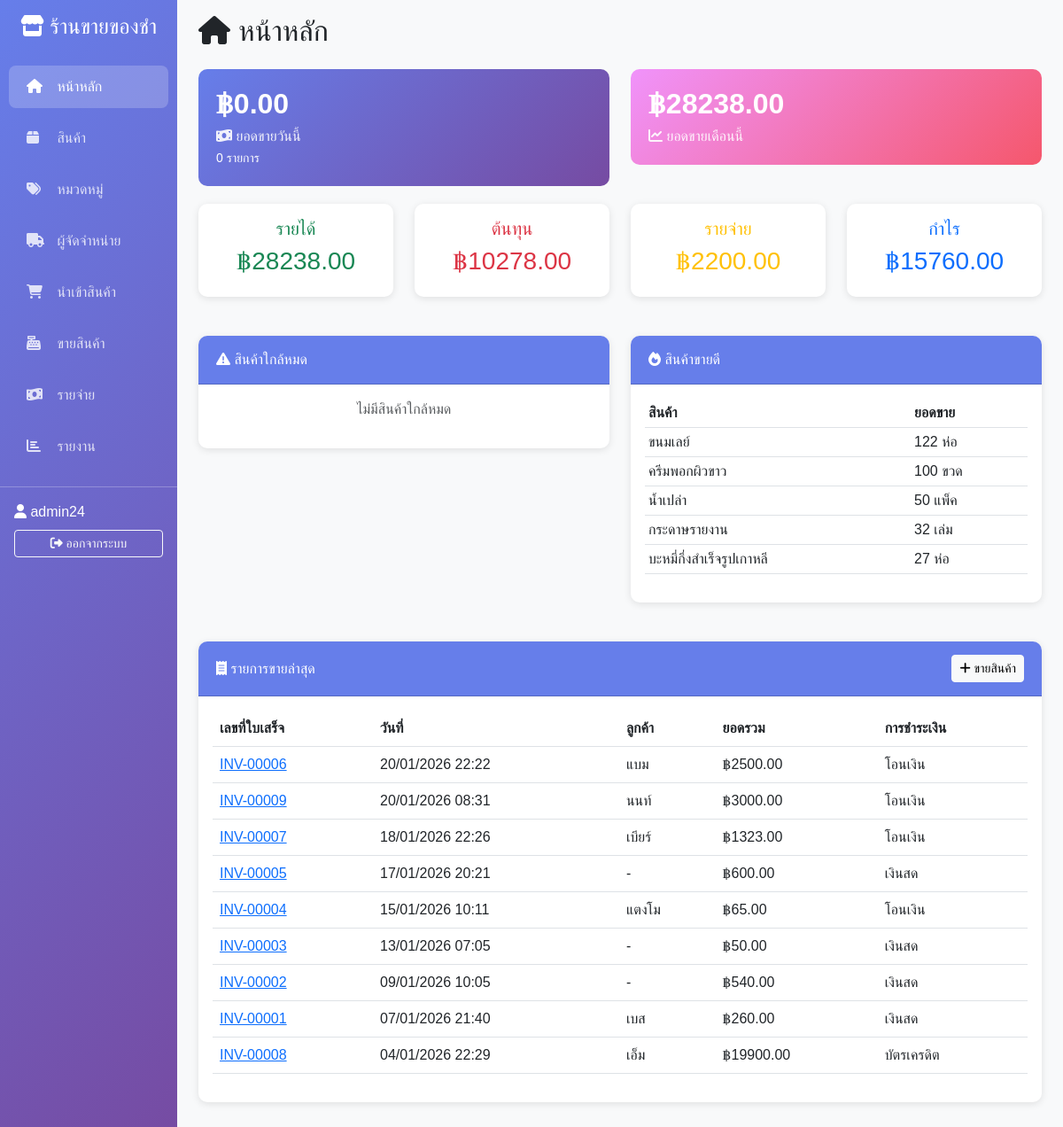
The app's page / (signed in) with its own data.
### inventory/models.py (models this page shows, shortened)
class Product(models.Model):
    code = models.CharField(max_length=50, unique=True, verbose_name="รหัสสินค้า")
    name = models.CharField(max_length=200, verbose_name="ชื่อสินค้า")
    category = models.ForeignKey(Category, on_delete=models.SET_NULL, null=True, verbose_name="หมวดหมู่")
    description = models.TextField(blank=True, verbose_name="รายละเอียด")
    unit = models.CharField(max_length=50, default="ชิ้น", verbose_name="หน่วย")
    cost_price = models.DecimalField(max_digits=10, decimal_places=2, verbose_name="ราคาทุน")
    selling_price = models.DecimalField(max_digits=10, decimal_places=2, verbose_name="ราคาขาย")
    stock_quantity = models.IntegerField(default=0, verbose_name="จำนวนคงเหลือ")
    min_stock = models.IntegerField(default=10, verbose_name="จำนวนขั้นต่ำ")
    image = models.ImageField(upload_to='products/', blank=True, null=True, verbose_name="รูปภาพ")
    created_at = models.DateTimeField(auto_now_add=True)
    updated_at = models.DateTimeField(auto_now=True)
    class Meta:
        verbose_name = "สินค้า"
        verbose_name_plural = "สินค้า"
        ordering = ['-created_at']

class Sale(models.Model):
    sale_number = models.CharField(max_length=50, unique=True, verbose_name="เลขที่ใบเสร็จ")
    sale_date = models.DateTimeField(default=timezone.now, verbose_name="วันที่ขาย")
    customer_name = models.CharField(max_length=200, blank=True, verbose_name="ชื่อลูกค้า")
    total_amount = models.DecimalField(max_digits=12, decimal_places=2, default=0, verbose_name="ยอดรวม")
    discount = models.DecimalField(max_digits=10, decimal_places=2, default=0, verbose_name="ส่วนลด")
    net_amount = models.DecimalField(max_digits=12, decimal_places=2, default=0, verbose_name="ยอดสุทธิ")
    payment_method = models.CharField(max_length=20, choices=[
        ('cash', 'เงินสด'),
        ('transfer', 'โอนเงิน'),
        ('card', 'บัตรเครดิต')
    ], default='cash', verbose_name="วิธีชำระเงิน")
    note = models.TextField(blank=True, verbose_name="หมายเหตุ")
    created_by = models.ForeignKey(User, on_delete=models.SET_NULL, null=True, verbose_name="ผู้บันทึก")
    created_at = models.DateTimeField(auto_now_add=True)
    class Meta:
        verbose_name = "การขายสินค้า"
        verbose_name_plural = "การขายสินค้า"
        ordering = ['-sale_date']

### inventory/views.py (the view)
# urls.py: path('', views.dashboard, name='dashboard'),
@login_required
def dashboard(request):
    today = timezone.now().date()
    today_sales = Sale.objects.filter(sale_date__date=today)
    today_revenue = today_sales.aggregate(total=Sum('net_amount'))['total'] or 0
    today_sales_count = today_sales.count()
    month_start = today.replace(day=1)
    month_sales = Sale.objects.filter(sale_date__date__gte=month_start)
    month_revenue = month_sales.aggregate(total=Sum('net_amount'))['total'] or 0
    month_purchases = Purchase.objects.filter(purchase_date__date__gte=month_start, status='received')
    month_cost = month_purchases.aggregate(total=Sum('total_amount'))['total'] or 0
    month_expenses = Expense.objects.filter(expense_date__date__gte=month_start)
    month_expense_total = month_expenses.aggregate(total=Sum('amount'))['total'] or 0
    month_profit = month_revenue - month_cost - month_expense_total
    low_stock_products = Product.objects.filter(stock_quantity__lte=F('min_stock'))[:5]
    top_products = Product.objects.annotate(
        total_sold=Sum('saleitem__quantity')
    ).order_by('-total_sold')[:5]
    recent_sales = Sale.objects.all()[:10]
    context = {
        'today_revenue': today_revenue,
        'today_sales_count': today_sales_count,
        'month_revenue': month_revenue,
        'month_cost': month_cost,
        'month_expense_total': month_expense_total,
        'month_profit': month_profit,
        'low_stock_products': low_stock_products,
        'top_products': top_products,
        'recent_sales': recent_sales,
    }
    return render(request, 'dashboard.html', context)

### templates/dashboard.html (shortened to what this page needs)
{% extends 'base.html' %}
{% block content %}
<h2 class="mb-4"><i class="fas fa-home"></i> หน้าหลัก</h2>
<div class="row">
    <div class="col-md-6">
        <div class="stat-card">
            <h3>฿{{ today_revenue|floatformat:2 }}</h3>
            <p><i class="fas fa-money-bill-wave"></i> ยอดขายวันนี้</p>
            <small>{{ today_sales_count }} รายการ</small>
        </div>
    </div>
    <div class="col-md-6">
        <div class="stat-card" style="background: linear-gradient(135deg, #f093fb 0%, #f5576c 100%);">
            <h3>฿{{ month_revenue|floatformat:2 }}</h3>
            <p><i class="fas fa-chart-line"></i> ยอดขายเดือนนี้</p>
        </div>
    </div>
</div>
<div class="row">
    <div class="col-md-3">
        <div class="card text-center">
            <div class="card-body">
                <h5 class="text-success">รายได้</h5>
                <h3 class="text-success">฿{{ month_revenue|floatformat:2 }}</h3>
            </div>
        </div>
    </div>
    <div class="col-md-3">
        <div class="card text-center">
            <div class="card-body">
                <h5 class="text-danger">ต้นทุน</h5>
                <h3 class="text-danger">฿{{ month_cost|floatformat:2 }}</h3>
            </div>
        </div>
    </div>
    <div class="col-md-3">
        <div class="card text-center">
            <div class="card-body">
                <h5 class="text-warning">รายจ่าย</h5>
                <h3 class="text-warning">฿{{ month_expense_total|floatformat:2 }}</h3>
            </div>
        </div>
    </div>
    <div class="col-md-3">
        <div class="card text-center">
            <div class="card-body">
                <h5 class="text-primary">กำไร</h5>
                <h3 class="{% if month_profit >= 0 %}text-primary{% else %}text-danger{% endif %}">
                    ฿{{ month_profit|floatformat:2 }}
                </h3>
            </div>
        </div>
    </div>
</div>
<div class="row mt-4">
    <div class="col-md-6">
        <div class="card">
            <div class="card-header">
                <i class="fas fa-exclamation-triangle"></i> สินค้าใกล้หมด
            </div>
            <div class="card-body">
                {% if low_stock_products %}
                <div class="table-responsive">
                    <table class="table table-sm">
                        <thead>
                            <tr>
                                <th>สินค้า</th>
                                <th>คงเหลือ</th>
                                <th>ขั้นต่ำ</th>
                            </tr>
                        </thead>
                        <tbody>
                            {% for product in low_stock_products %}
                            <tr>
                                <td>{{ product.name }}</td>
                                <td class="text-danger">{{ product.stock_quantity }} {{ product.unit }}</td>
                                <td>{{ product.min_stock }} {{ product.unit }}</td>
                            </tr>
                            {% endfor %}
                        </tbody>
                    </table>
                </div>
                {% else %}
                <p class="text-muted text-center">ไม่มีสินค้าใกล้หมด</p>
                {% endif %}
            </div>
        </div>
    </div>
    <div class="col-md-6">
        <div class="card">
            <div class="card-header">
                <i class="fas fa-fire"></i> สินค้าขายดี
            </div>
            <div class="card-body">
                {% if top_products %}
                <div class="table-responsive">
                    <table class="table table-sm">
                        <thead>
                            <tr>
                                <th>สินค้า</th>
                                <th>ยอดขาย</th>
                            </tr>
                        </thead>
                        <tbody>
                            {% for product in top_products %}
                            {% if product.total_sold %}
                            <tr>
                                <td>{{ product.name }}</td>
                                <td>{{ product.total_sold|default:0 }} {{ product.unit }}</td>
                            </tr>
                            {% endif %}
                            {% endfor %}
                        </tbody>
                    </table>
                </div>
                {% else %}
                <p class="text-muted text-center">ยังไม่มีข้อมูลการขาย</p>
                {% endif %}
            </div>
        </div>
    </div>
</div>
<div class="row mt-4">
    <div class="col-12">
        <div class="card">
            <div class="card-header d-flex justify-content-between align-items-center">
                <span><i class="fas fa-receipt"></i> รายการขายล่าสุด</span>
                <a href="{% url 'sale_create' %}" class="btn btn-light btn-sm">
                    <i class="fas fa-plus"></i> ขายสินค้า
                </a>
            </div>
            <div class="card-body">
                {% if recent_sales %}
                <div class="table-responsive">
                    <table class="table">
                        <thead>
                            <tr>
                                <th>เลขที่ใบเสร็จ</th>
                                <th>วันที่</th>
                                <th>ลูกค้า</th>
                                <th>ยอดรวม</th>
                                <th>การชำระเงิน</th>
                            </tr>
                        </thead>
                        <tbody>
                            {% for sale in recent_sales %}
                            <tr>
                                <td><a href="{% url 'sale_detail' sale.pk %}">{{ sale.sale_number }}</a></td>
                                <td>{{ sale.sale_date|date:"d/m/Y H:i" }}</td>
                                <td>{{ sale.customer_name|default:"-" }}</td>
                                <td>฿{{ sale.net_amount|floatformat:2 }}</td>
                                <td>
                                    {% if sale.payment_method == 'cash' %}เงินสด
                                    {% elif sale.payment_method == 'transfer' %}โอนเงิน
                                    {% else %}บัตรเครดิต{% endif %}
                                </td>
                            </tr>
                            {% endfor %}
                        </tbody>
                    </table>
                </div>
                {% else %}
                <p class="text-muted text-center">ยังไม่มีรายการขาย</p>
                {% endif %}
            </div>
        </div>
    </div>
</div>
{% endblock %}

### templates/base.html (shortened to what this page needs)
<!DOCTYPE html>
<html lang="th">
<head>
    <link href="https://cdnjs.cloudflare.com/ajax/libs/bootstrap/5.3.0/css/bootstrap.min.css" rel="stylesheet">
    <link href="https://cdnjs.cloudflare.com/ajax/libs/font-awesome/6.4.0/css/all.min.css" rel="stylesheet">
</head>
<body>
    {% if user.is_authenticated %}
    <div class="container-fluid">
        <div class="row">
            <nav class="col-md-2 d-md-block sidebar">
                <div class="position-sticky pt-3">
                    <h4 class="text-white text-center mb-4">
                        <i class="fas fa-store"></i> ร้านขายของชำ
                    </h4>
                    <ul class="nav flex-column">
                        <li class="nav-item">
                            <a class="nav-link {% if request.resolver_match.url_name == 'dashboard' %}active{% endif %}" href="{% url 'dashboard' %}">
                                <i class="fas fa-home"></i> หน้าหลัก
                            </a>
                        </li>
                        <li class="nav-item">
                            <a class="nav-link {% if 'product' in request.resolver_match.url_name %}active{% endif %}" href="{% url 'product_list' %}">
                                <i class="fas fa-box"></i> สินค้า
                            </a>
                        </li>
                        <li class="nav-item">
                            <a class="nav-link {% if 'category' in request.resolver_match.url_name %}active{% endif %}" href="{% url 'category_list' %}">
                                <i class="fas fa-tags"></i> หมวดหมู่
                            </a>
                        </li>
                        <li class="nav-item">
                            <a class="nav-link {% if 'supplier' in request.resolver_match.url_name %}active{% endif %}" href="{% url 'supplier_list' %}">
                                <i class="fas fa-truck"></i> ผู้จัดจำหน่าย
                            </a>
                        </li>
                        <li class="nav-item">
                            <a class="nav-link {% if 'purchase' in request.resolver_match.url_name %}active{% endif %}" href="{% url 'purchase_list' %}">
                                <i class="fas fa-shopping-cart"></i> นำเข้าสินค้า
                            </a>
                        </li>
                        <li class="nav-item">
                            <a class="nav-link {% if 'sale' in request.resolver_match.url_name %}active{% endif %}" href="{% url 'sale_list' %}">
                                <i class="fas fa-cash-register"></i> ขายสินค้า
                            </a>
                        </li>
                        <li class="nav-item">
                            <a class="nav-link {% if 'expense' in request.resolver_match.url_name %}active{% endif %}" href="{% url 'expense_list' %}">
                                <i class="fas fa-money-bill-wave"></i> รายจ่าย
                            </a>
                        </li>
                        <li class="nav-item">
                            <a class="nav-link {% if 'report' in request.resolver_match.url_name %}active{% endif %}" href="{% url 'report_monthly' %}">
                                <i class="fas fa-chart-bar"></i> รายงาน
                            </a>
                        </li>
                    </ul>
                    <hr class="text-white">
                    <div class="px-3">
                        <p class="text-white mb-2">
                            <i class="fas fa-user"></i> {{ user.username }}
                        </p>
                        <a href="{% url 'logout' %}" class="btn btn-outline-light btn-sm w-100">
                            <i class="fas fa-sign-out-alt"></i> ออกจากระบบ
                        </a>
                    </div>
                </div>
            </nav>
            <main class="col-md-10 ms-sm-auto px-md-4">
                <div class="pt-3 pb-2 mb-3">
                    {% block content %}{% endblock %}
                </div>
            </main>
        </div>
    </div>
    {% else %}
    {% block auth_content %}{% endblock %}
    {% endif %}
</body>
</html>

### templates/base.html (style rules this page uses)
body { font-family: 'Sarabun', sans-serif; background-color: #f8f9fa; }
.sidebar { min-height: 100vh; background: linear-gradient(135deg, #667eea 0%, #764ba2 100%); padding: 0; }
.sidebar .nav-link { color: rgba(255,255,255,0.8); padding: 12px 20px; margin: 5px 10px; border-radius: 8px; transition: all 0.3s; }
.sidebar .nav-link:hover, .sidebar .nav-link.active { background-color: rgba(255,255,255,0.2); color: white; }
.sidebar .nav-link i { margin-right: 10px; width: 20px; }
.card { border: none; border-radius: 10px; box-shadow: 0 2px 8px rgba(0,0,0,0.1); margin-bottom: 20px; }
.card-header { background-color: #667eea; color: white; border-radius: 10px 10px 0 0 !important; padding: 15px 20px; }
.table { background-color: white; }
.stat-card { background: linear-gradient(135deg, #667eea 0%, #764ba2 100%); color: white; padding: 20px; border-radius: 10px; margin-bottom: 20px; }
.stat-card h3 { font-size: 2rem; font-weight: bold; margin-bottom: 5px; }
.stat-card p { margin: 0; opacity: 0.9; }

### records on screen
Product: name "ขนมเลย์", total_sold "122", unit "ห่อ"
Product: name "ครีมพอกผิวขาว", total_sold "100", unit "ขวด"
Product: name "น้ำเปล่า", total_sold "50", unit "แพ็ค"
Product: name "กระดาษรายงาน", total_sold "32", unit "เล่ม"
Product: name "บะหมี่กึ่งสำเร็จรูปเกาหลี", total_sold "27", unit "ห่อ"
Sale: sale_number "INV-00006", sale_date "20/01/2026 22:22", customer_name "แบม", net_amount "2500.00", payment_method "โอนเงิน"
Sale: sale_number "INV-00009", sale_date "20/01/2026 08:31", customer_name "นนท์", net_amount "3000.00", payment_method "โอนเงิน"
Sale: sale_number "INV-00007", sale_date "18/01/2026 22:26", customer_name "เบียร์", net_amount "1323.00", payment_method "โอนเงิน"
Sale: sale_number "INV-00005", sale_date "17/01/2026 20:21", customer_name "-", net_amount "600.00", payment_method "เงินสด"
Sale: sale_number "INV-00004", sale_date "15/01/2026 10:11", customer_name "แตงโม", net_amount "65.00", payment_method "โอนเงิน"
Sale: sale_number "INV-00003", sale_date "13/01/2026 07:05", customer_name "-", net_amount "50.00", payment_method "เงินสด"
Sale: sale_number "INV-00002", sale_date "09/01/2026 10:05", customer_name "-", net_amount "540.00", payment_method "เงินสด"
Sale: sale_number "INV-00001", sale_date "07/01/2026 21:40", customer_name "เบส", net_amount "260.00", payment_method "เงินสด"
Sale: sale_number "INV-00008", sale_date "04/01/2026 22:29", customer_name "เอ็ม", net_amount "19900.00", payment_method "บัตรเครดิต"

### other values on screen
{{ user.username }} "admin24"
{{ today_revenue|floatformat:2 }} "0.00"
{{ today_sales_count }} "0"
{{ month_revenue|floatformat:2 }} "28238.00"
{{ month_cost|floatformat:2 }} "10278.00"
{{ month_expense_total|floatformat:2 }} "2200.00"
{{ month_profit|floatformat:2 }} "15760.00"
